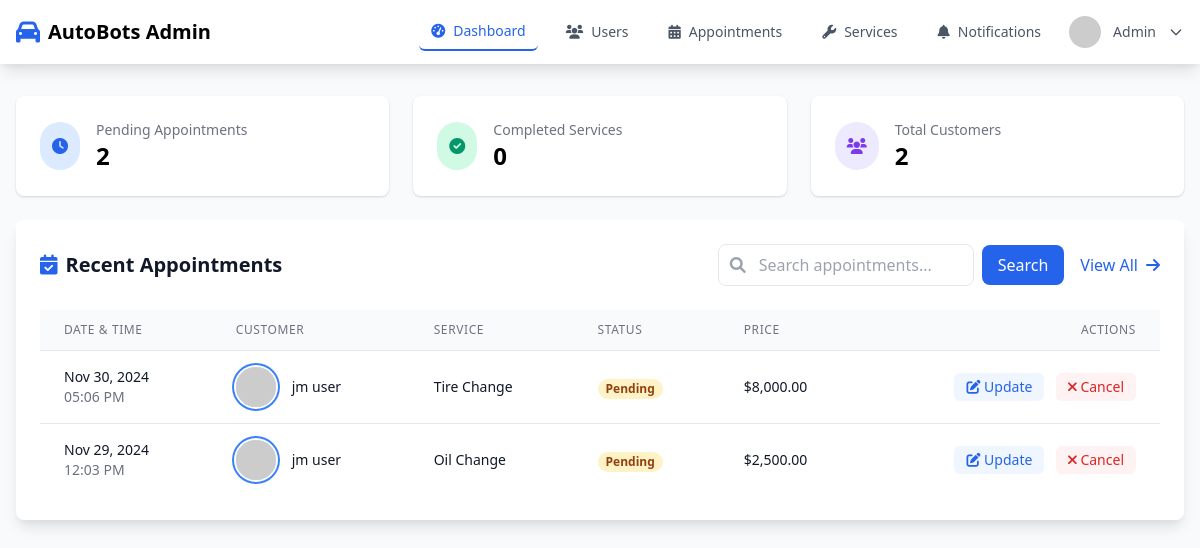
The page /admin_dashboard.php (signed in) on the database as committed earlier.
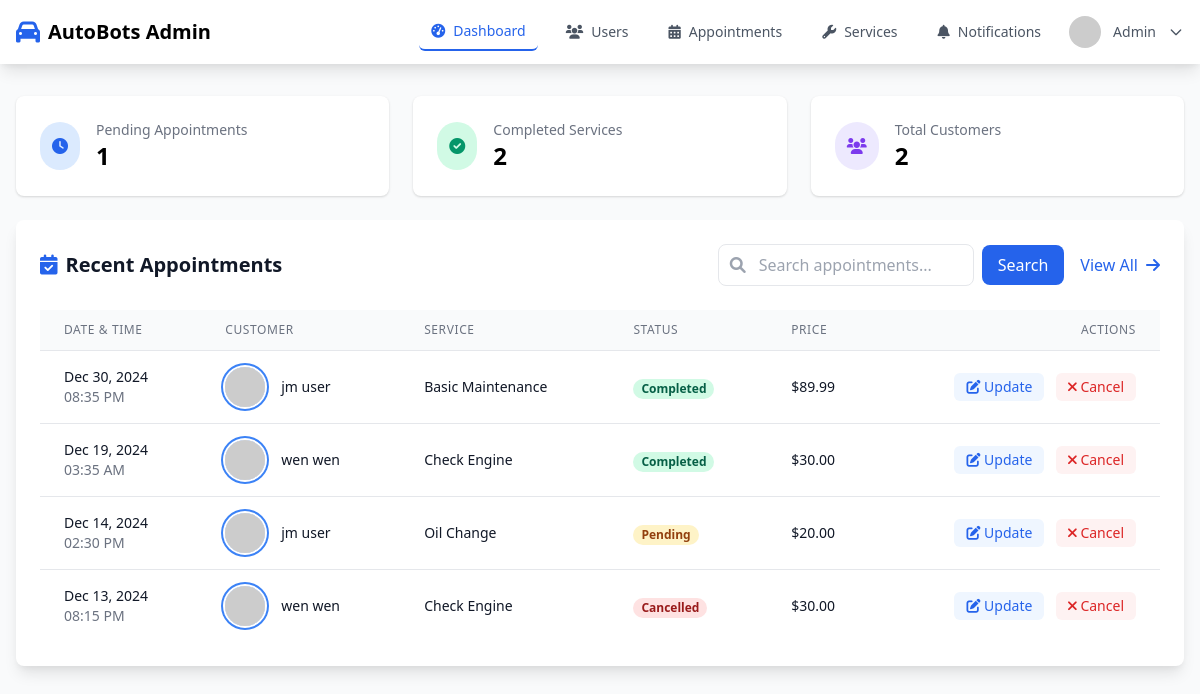
The same page on the database as committed later.
### tables this page shows
CREATE TABLE `users` (
  `user_id` int(11) NOT NULL,
  `role` enum('admin','technician','customer') NOT NULL,
  `first_name` varchar(50) NOT NULL,
  `last_name` varchar(50) NOT NULL,
  `email` varchar(100) NOT NULL,
  `password` varchar(255) NOT NULL,
  `phone_number` varchar(15) NOT NULL,
  `created_at` timestamp NOT NULL DEFAULT current_timestamp(),
  `updated_at` timestamp NOT NULL DEFAULT current_timestamp() ON UPDATE current_timestamp(),
  `loyalty_points` int(11) DEFAULT 0,
  `notification_preferences` longtext DEFAULT NULL CHECK (json_valid(`notification_preferences`))
);

CREATE TABLE `appointments` (
  `appointment_id` int(11) NOT NULL,
  `user_id` int(11) NOT NULL,
  `vehicle_id` int(11) NOT NULL,
  `service_id` int(11) DEFAULT NULL,
  `technician_id` int(11) DEFAULT NULL,
  `appointment_date` datetime NOT NULL,
  `status` enum('pending','confirmed','in-progress','completed','cancelled') DEFAULT 'pending',
  `notes` text DEFAULT NULL,
  `created_at` timestamp NOT NULL DEFAULT current_timestamp(),
  `updated_at` timestamp NOT NULL DEFAULT current_timestamp() ON UPDATE current_timestamp(),
  `package_id` int(11) DEFAULT NULL
);

### admin_dashboard.php (the view, shortened to what the rows shown need)
<?php
include 'includes/db.php';
$user_id = $_SESSION['user_id'];
$user_sql = "SELECT * FROM users WHERE user_id = ? AND role = 'admin'";
$stmt = $conn->prepare($user_sql);
$stmt->bind_param("i", $user_id);
$stmt->execute();
$user_data = $stmt->get_result()->fetch_assoc();
if (isset($_GET['search'])) {
    $search = "%" . $_GET['search'] . "%";
    $appointments_sql = "
        SELECT a.*,
               u.first_name, u.last_name,
               COALESCE(s.name, sp.name) as service_name,
               COALESCE(s.price, sp.price) as service_price,
               t.first_name as tech_first_name, t.last_name as tech_last_name
        FROM appointments a
        JOIN users u ON a.user_id = u.user_id
        LEFT JOIN services s ON a.service_id = s.service_id
        LEFT JOIN service_packages sp ON a.package_id = sp.package_id
        LEFT JOIN users t ON a.technician_id = t.user_id
        WHERE CONCAT(u.first_name, ' ', u.last_name) LIKE ?
           OR COALESCE(s.name, sp.name) LIKE ?
           OR a.status LIKE ?
        ORDER BY a.appointment_date DESC";
    $stmt = $conn->prepare($appointments_sql);
    $stmt->bind_param("sss", $search, $search, $search);
    $stmt->execute();
    $appointments = $stmt->get_result();
} else {
    $appointments_sql = "
        SELECT a.*,
               u.first_name, u.last_name,
               COALESCE(s.name, sp.name) as service_name,
               COALESCE(s.price, sp.price) as service_price,
               t.first_name as tech_first_name, t.last_name as tech_last_name,
               CASE
                   WHEN a.package_id IS NOT NULL THEN 'package'
                   ELSE 'service'
               END as service_type
        FROM appointments a
        JOIN users u ON a.user_id = u.user_id
        LEFT JOIN services s ON a.service_id = s.service_id
        LEFT JOIN service_packages sp ON a.package_id = sp.package_id
        LEFT JOIN users t ON a.technician_id = t.user_id
        ORDER BY a.appointment_date DESC
        LIMIT 5";
    $appointments = $conn->query($appointments_sql);
}
if (!isset($_GET['search'])) {
    $appointments_sql = "
        SELECT a.*,
               u.first_name, u.last_name,
               COALESCE(s.name, sp.name) as service_name,
               COALESCE(s.price, sp.price) as service_price,
               t.first_name as tech_first_name, t.last_name as tech_last_name
        FROM appointments a
        JOIN users u ON a.user_id = u.user_id
        LEFT JOIN services s ON a.service_id = s.service_id
        LEFT JOIN service_packages sp ON a.package_id = sp.package_id
        LEFT JOIN users t ON a.technician_id = t.user_id
        ORDER BY a.appointment_date DESC
        LIMIT 5";
}
try {
    $appointments = $conn->query($appointments_sql);
} catch (Exception $e) {
    $_SESSION['error_message'] = "Error fetching appointments: " . $e->getMessage();
    $appointments = null;
}
?>
<!DOCTYPE html>
<html lang="en">
<head>
    <link href="https://cdn.jsdelivr.net/npm/tailwindcss@2.2.19/dist/tailwind.min.css" rel="stylesheet">
    <link rel="stylesheet" href="https://cdnjs.cloudflare.com/ajax/libs/font-awesome/6.0.0/css/all.min.css">
</head>
<body class="bg-gray-50" x-data="{ showLogoutModal: false }">
    <nav class="bg-white shadow-lg sticky top-0 z-50">
        <div class="max-w-7xl mx-auto px-4">
            <div class="flex justify-between h-16">
                <div class="hidden md:flex items-center space-x-4">
                    <div class="relative" x-data="{ profileOpen: false }">
                        <button @click="profileOpen = !profileOpen"
                                class="flex items-center space-x-3 text-gray-600 hover:text-blue-600 focus:outline-none"
                                type="button">
                            <img src="https://ui-avatars.com/api/?name=<?php echo urlencode($user_data['first_name'] . ' ' . $user_data['last_name']); ?>&background=2563eb&color=fff"
                                 class="h-8 w-8 rounded-full">
                            <span class="text-sm font-medium"><?php echo htmlspecialchars($user_data['first_name']); ?></span>
                            <svg class="w-4 h-4" :class="{'rotate-180': profileOpen}" fill="none" stroke="currentColor" viewBox="0 0 24 24">
                                <path stroke-linecap="round" stroke-linejoin="round" stroke-width="2" d="M19 9l-7 7-7-7"></path>
                            </svg>
                        </button>
                    </div>
                </div>
            </div>
        </div>
    </nav>
    <div class="max-w-7xl mx-auto px-4 py-8">
<div class="bg-white rounded-lg shadow-lg p-6 mb-8">
    <div class="flex justify-between items-center mb-6">
        <div class="flex items-center justify-between w-full">
            <h2 class="text-xl font-bold text-gray-900 flex items-center">
                <i class="fas fa-calendar-check text-blue-600 mr-2"></i>
                Recent Appointments
            </h2>
        </div>
    </div>
    <div class="overflow-x-auto">
        <table class="min-w-full divide-y divide-gray-200">
            <thead class="bg-gray-50">
                <tr>
                    <th scope="col" class="px-6 py-3 text-left text-xs font-medium text-gray-500 uppercase tracking-wider">
                        Date & Time
                    </th>
                    <th scope="col" class="px-6 py-3 text-left text-xs font-medium text-gray-500 uppercase tracking-wider">
                        Customer
                    </th>
                    <th scope="col" class="px-6 py-3 text-left text-xs font-medium text-gray-500 uppercase tracking-wider">
                        Service
                    </th>
                    <th scope="col" class="px-6 py-3 text-left text-xs font-medium text-gray-500 uppercase tracking-wider">
                        Status
                    </th>
                    <th scope="col" class="px-6 py-3 text-left text-xs font-medium text-gray-500 uppercase tracking-wider">
                        Price
                    </th>
                    <th scope="col" class="px-6 py-3 text-right text-xs font-medium text-gray-500 uppercase tracking-wider">
                        Actions
                    </th>
                </tr>
            </thead>
            <tbody class="bg-white divide-y divide-gray-200">
                <?php
                if (!isset($appointments) || $appointments->num_rows == 0):
                ?>
                    <tr>
                        <td colspan="6" class="px-6 py-4 text-center text-gray-500">
                            No appointments found
                        </td>
                    </tr>
                <?php else: ?>
                    <?php while($appointment = $appointments->fetch_assoc()): ?>
                        <tr class="hover:bg-gray-50 transition-colors">
                            <td class="px-6 py-4 whitespace-nowrap">
                                <div class="text-sm text-gray-900 font-medium">
                                    <?php echo date('M d, Y', strtotime($appointment['appointment_date'])); ?>
                                </div>
                                <div class="text-sm text-gray-500">
                                    <?php echo date('h:i A', strtotime($appointment['appointment_date'])); ?>
                                </div>
                            </td>
                            <td class="px-6 py-4 whitespace-nowrap">
                                <div class="flex items-center">
                                    <div class="flex-shrink-0 h-10 w-10">
                                        <img class="h-10 w-10 rounded-full ring-2 ring-offset-2 ring-blue-500"
                                             src="https://ui-avatars.com/api/?name=<?php echo urlencode($appointment['first_name'] . ' ' . $appointment['last_name']); ?>&background=2563eb&color=fff"
                                             alt="">
                                    </div>
                                    <div class="ml-4">
                                        <div class="text-sm font-medium text-gray-900">
                                            <?php echo htmlspecialchars($appointment['first_name'] . ' ' . $appointment['last_name']); ?>
                                        </div>
                                    </div>
                                </div>
                            </td>
                            <td class="px-6 py-4 whitespace-nowrap">
                                <div class="text-sm text-gray-900"><?php echo htmlspecialchars($appointment['service_name']); ?></div>
                            </td>
                            <td class="px-6 py-4 whitespace-nowrap">
                                <span class="px-2 inline-flex text-xs leading-5 font-semibold rounded-full <?php echo getStatusColor($appointment['status']); ?>">
                                    <?php echo ucfirst($appointment['status']); ?>
                                </span>
                            </td>
                            <td class="px-6 py-4 whitespace-nowrap text-sm text-gray-900">
                                $<?php echo number_format($appointment['service_price'], 2); ?>
                            </td>
                            <td class="px-6 py-4 whitespace-nowrap text-right text-sm font-medium">
                                <button onclick="openUpdateModal('<?php echo $appointment['appointment_id']; ?>',
                                                               '<?php echo $appointment['status']; ?>',
                                                               '<?php echo $appointment['technician_id']; ?>')"
                                        class="text-blue-600 hover:text-blue-900 bg-blue-50 px-3 py-1 rounded-md hover:bg-blue-100 transition-colors mr-2">
                                    <i class="fas fa-edit"></i> Update
                                </button>
                                <button onclick="confirmCancel(<?php echo $appointment['appointment_id']; ?>)"
                                        class="text-red-600 hover:text-red-900 bg-red-50 px-3 py-1 rounded-md hover:bg-red-100 transition-colors">
                                    <i class="fas fa-times"></i> Cancel
                                </button>
                            </td>
                        </tr>
                    <?php endwhile; ?>
                <?php endif; ?>
            </tbody>
        </table>
    </div>
</div>
    </div>
</body>
</html>
<?php
function getStatusColor($status) {
    $colorMap = [
        'pending' => 'bg-yellow-100 text-yellow-800',
        'confirmed' => 'bg-blue-100 text-blue-800',
        'in-progress' => 'bg-indigo-100 text-indigo-800',
        'completed' => 'bg-green-100 text-green-800',
        'cancelled' => 'bg-red-100 text-red-800'
    ];
    return $colorMap[strtolower($status)] ?? 'bg-gray-100 text-gray-800';
}
?>

Rows that differ between the two databases and show on the page:
removed appointments: appointment_date "Nov 30, 2024", appointment_date "05:06 PM", user.last_name "jm user", service_name "Tire Change", status "Pending", service_price "8,000.00"
removed appointments: appointment_date "Nov 29, 2024", appointment_date "12:03 PM", user.last_name "jm user", service_name "Oil Change", status "Pending", service_price "2,500.00"
added appointments: appointment_date "Dec 30, 2024", appointment_date "08:35 PM", user.last_name "jm user", service_name "Basic Maintenance", status "Completed", service_price "89.99"
added appointments: appointment_date "Dec 19, 2024", appointment_date "03:35 AM", user.last_name "wen wen", service_name "Check Engine", status "Completed", service_price "30.00"
added appointments: appointment_date "Dec 14, 2024", appointment_date "02:30 PM", user.last_name "jm user", service_name "Oil Change", status "Pending", service_price "20.00"
added appointments: appointment_date "Dec 13, 2024", appointment_date "08:15 PM", user.last_name "wen wen", service_name "Check Engine", status "Cancelled", service_price "30.00"
Other text that changed with them:
$stats['pending_appointments']: "2" → "1"
$stats['completed_appointments']: "0" → "2"
